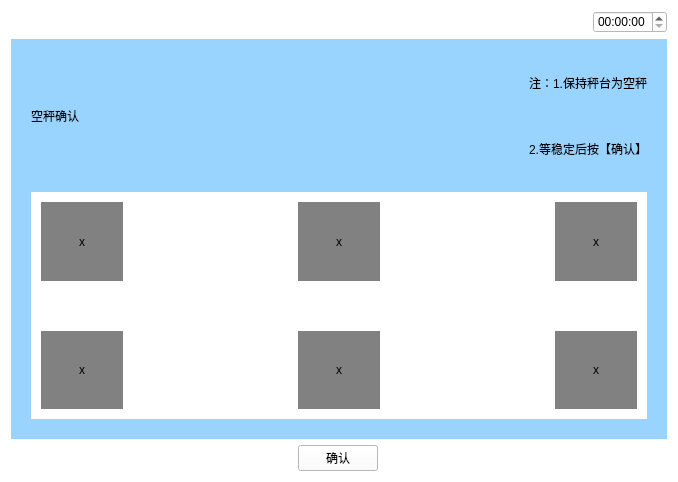
<?xml version="1.0" encoding="UTF-8"?>
<ui version="4.0">
 <class>Shuruxishutioajiao</class>
 <widget class="QWidget" name="Shuruxishutioajiao">
  <property name="geometry">
   <rect>
    <x>0</x>
    <y>0</y>
    <width>678</width>
    <height>482</height>
   </rect>
  </property>
  <property name="windowTitle">
   <string>Form</string>
  </property>
  <property name="styleSheet">
   <string notr="true">background-color: rgb(255, 255, 255);</string>
  </property>
  <layout class="QVBoxLayout" name="verticalLayout_3" stretch="1,5,1">
   <item>
    <layout class="QHBoxLayout" name="horizontalLayout_5">
     <item>
      <widget class="QPushButton" name="pushButton">
       <property name="text">
        <string/>
       </property>
       <property name="icon">
        <iconset resource="myimages.qrc">
         <normaloff>:/image/images/4g.png</normaloff>:/image/images/4g.png</iconset>
       </property>
       <property name="flat">
        <bool>true</bool>
       </property>
      </widget>
     </item>
     <item>
      <widget class="QPushButton" name="pushButton_2">
       <property name="text">
        <string/>
       </property>
       <property name="icon">
        <iconset resource="myimages.qrc">
         <normaloff>:/image/images/wireless.svg</normaloff>:/image/images/wireless.svg</iconset>
       </property>
       <property name="flat">
        <bool>true</bool>
       </property>
      </widget>
     </item>
     <item>
      <widget class="QPushButton" name="pushButton_3">
       <property name="text">
        <string/>
       </property>
       <property name="icon">
        <iconset resource="myimages.qrc">
         <normaloff>:/image/images/bl.svg</normaloff>:/image/images/bl.svg</iconset>
       </property>
       <property name="flat">
        <bool>true</bool>
       </property>
      </widget>
     </item>
     <item>
      <widget class="QPushButton" name="pushButton_4">
       <property name="text">
        <string/>
       </property>
       <property name="icon">
        <iconset resource="myimages.qrc">
         <normaloff>:/image/images/locate.svg</normaloff>:/image/images/locate.svg</iconset>
       </property>
       <property name="flat">
        <bool>true</bool>
       </property>
      </widget>
     </item>
     <item>
      <spacer name="horizontalSpacer_4">
       <property name="orientation">
        <enum>Qt::Horizontal</enum>
       </property>
       <property name="sizeHint" stdset="0">
        <size>
         <width>40</width>
         <height>20</height>
        </size>
       </property>
      </spacer>
     </item>
     <item>
      <widget class="QTimeEdit" name="timeEdit_2"/>
     </item>
    </layout>
   </item>
   <item>
    <widget class="QWidget" name="widget" native="true">
     <property name="sizePolicy">
      <sizepolicy hsizetype="Preferred" vsizetype="Preferred">
       <horstretch>0</horstretch>
       <verstretch>0</verstretch>
      </sizepolicy>
     </property>
     <property name="contextMenuPolicy">
      <enum>Qt::DefaultContextMenu</enum>
     </property>
     <property name="styleSheet">
      <string notr="true">background-color: rgb(153, 211, 255);</string>
     </property>
     <layout class="QVBoxLayout" name="verticalLayout_2" stretch="1,2">
      <property name="spacing">
       <number>20</number>
      </property>
      <property name="margin">
       <number>20</number>
      </property>
      <item>
       <layout class="QHBoxLayout" name="horizontalLayout">
        <item>
         <widget class="QLabel" name="label">
          <property name="text">
           <string>空秤确认</string>
          </property>
         </widget>
        </item>
        <item>
         <spacer name="horizontalSpacer">
          <property name="orientation">
           <enum>Qt::Horizontal</enum>
          </property>
          <property name="sizeHint" stdset="0">
           <size>
            <width>40</width>
            <height>20</height>
           </size>
          </property>
         </spacer>
        </item>
        <item>
         <layout class="QVBoxLayout" name="verticalLayout">
          <item>
           <widget class="QLabel" name="label_2">
            <property name="text">
             <string>注：1.保持秤台为空秤</string>
            </property>
           </widget>
          </item>
          <item>
           <widget class="QLabel" name="label_3">
            <property name="text">
             <string>2.等稳定后按【确认】</string>
            </property>
            <property name="alignment">
             <set>Qt::AlignRight|Qt::AlignTrailing|Qt::AlignVCenter</set>
            </property>
           </widget>
          </item>
         </layout>
        </item>
       </layout>
      </item>
      <item>
       <widget class="QWidget" name="widget_2" native="true">
        <property name="sizePolicy">
         <sizepolicy hsizetype="Preferred" vsizetype="Preferred">
          <horstretch>0</horstretch>
          <verstretch>0</verstretch>
         </sizepolicy>
        </property>
        <property name="styleSheet">
         <string notr="true">background-color: rgb(255, 255, 255);</string>
        </property>
        <layout class="QGridLayout" name="gridLayout">
         <property name="horizontalSpacing">
          <number>175</number>
         </property>
         <property name="verticalSpacing">
          <number>50</number>
         </property>
         <property name="margin">
          <number>10</number>
         </property>
         <item row="0" column="0">
          <widget class="QLabel" name="label_4">
           <property name="styleSheet">
            <string notr="true">background-color: rgb(129, 129, 129);</string>
           </property>
           <property name="text">
            <string>x</string>
           </property>
           <property name="alignment">
            <set>Qt::AlignCenter</set>
           </property>
          </widget>
         </item>
         <item row="0" column="1">
          <widget class="QLabel" name="label_10">
           <property name="styleSheet">
            <string notr="true">background-color: rgb(129, 129, 129);</string>
           </property>
           <property name="text">
            <string>x</string>
           </property>
           <property name="alignment">
            <set>Qt::AlignCenter</set>
           </property>
          </widget>
         </item>
         <item row="0" column="2">
          <widget class="QLabel" name="label_12">
           <property name="styleSheet">
            <string notr="true">background-color: rgb(129, 129, 129);</string>
           </property>
           <property name="text">
            <string>x</string>
           </property>
           <property name="alignment">
            <set>Qt::AlignCenter</set>
           </property>
          </widget>
         </item>
         <item row="1" column="0">
          <widget class="QLabel" name="label_5">
           <property name="styleSheet">
            <string notr="true">background-color: rgb(129, 129, 129);</string>
           </property>
           <property name="text">
            <string>x</string>
           </property>
           <property name="alignment">
            <set>Qt::AlignCenter</set>
           </property>
          </widget>
         </item>
         <item row="1" column="1">
          <widget class="QLabel" name="label_7">
           <property name="styleSheet">
            <string notr="true">background-color: rgb(129, 129, 129);</string>
           </property>
           <property name="text">
            <string>x</string>
           </property>
           <property name="alignment">
            <set>Qt::AlignCenter</set>
           </property>
          </widget>
         </item>
         <item row="1" column="2">
          <widget class="QLabel" name="label_11">
           <property name="styleSheet">
            <string notr="true">background-color: rgb(129, 129, 129);</string>
           </property>
           <property name="text">
            <string>x</string>
           </property>
           <property name="alignment">
            <set>Qt::AlignCenter</set>
           </property>
          </widget>
         </item>
        </layout>
       </widget>
      </item>
     </layout>
    </widget>
   </item>
   <item>
    <layout class="QHBoxLayout" name="horizontalLayout_2">
     <item>
      <widget class="QPushButton" name="returnIndex">
       <property name="font">
        <font>
         <family>AR PL UMing TW MBE</family>
        </font>
       </property>
       <property name="styleSheet">
        <string notr="true">border-image: url(:/image/images/index.svg);</string>
       </property>
       <property name="text">
        <string/>
       </property>
       <property name="icon">
        <iconset resource="myimages.qrc">
         <normaloff>:/image/images/index.svg</normaloff>:/image/images/index.svg</iconset>
       </property>
       <property name="iconSize">
        <size>
         <width>40</width>
         <height>40</height>
        </size>
       </property>
       <property name="flat">
        <bool>true</bool>
       </property>
      </widget>
     </item>
     <item>
      <spacer name="horizontalSpacer_2">
       <property name="orientation">
        <enum>Qt::Horizontal</enum>
       </property>
       <property name="sizeHint" stdset="0">
        <size>
         <width>40</width>
         <height>20</height>
        </size>
       </property>
      </spacer>
     </item>
     <item>
      <widget class="QPushButton" name="confirm">
       <property name="text">
        <string>确认</string>
       </property>
      </widget>
     </item>
     <item>
      <spacer name="horizontalSpacer_3">
       <property name="orientation">
        <enum>Qt::Horizontal</enum>
       </property>
       <property name="sizeHint" stdset="0">
        <size>
         <width>40</width>
         <height>20</height>
        </size>
       </property>
      </spacer>
     </item>
     <item>
      <widget class="QPushButton" name="returnPage">
       <property name="text">
        <string/>
       </property>
       <property name="icon">
        <iconset resource="myimages.qrc">
         <normaloff>:/image/images/shangyiye.svg</normaloff>:/image/images/shangyiye.svg</iconset>
       </property>
       <property name="iconSize">
        <size>
         <width>40</width>
         <height>40</height>
        </size>
       </property>
       <property name="flat">
        <bool>true</bool>
       </property>
      </widget>
     </item>
    </layout>
   </item>
  </layout>
 </widget>
 <resources>
  <include location="myimages.qrc"/>
 </resources>
 <connections/>
</ui>
